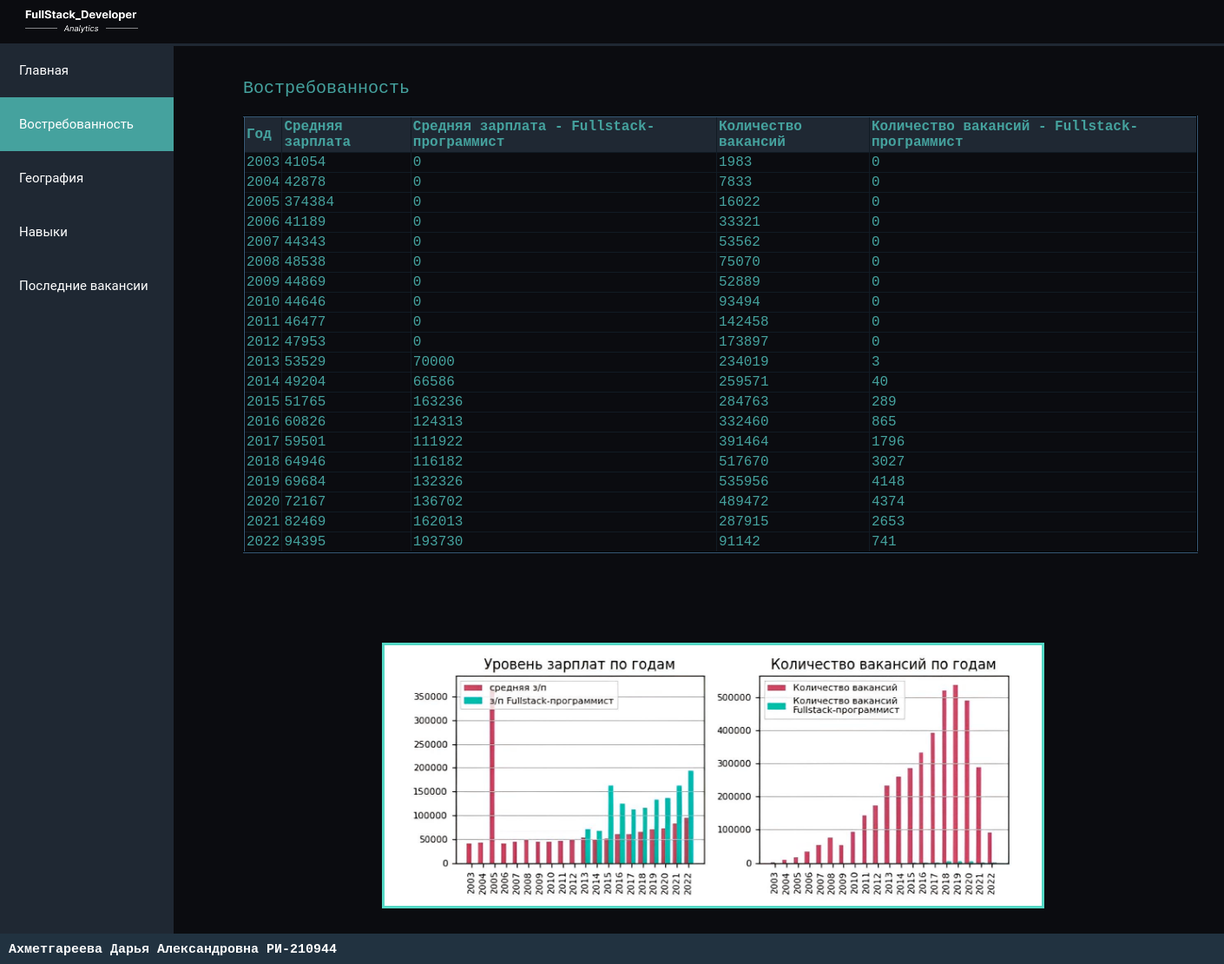
The page /demand/ on the database its author committed.
### extra_app/models.py (models this page shows, shortened)
class DataFullstack(models.Model):
    year = models.CharField('Год', max_length=4)
    average_salary = models.CharField('Средняя зарплата', max_length=8)
    profession_average_salary = models.CharField('Средняя зарплата - Fullstack-программист', max_length=8)
    vacancy_count = models.CharField('Количество вакансий', max_length=8)
    profession_vacancy_count = models.CharField('Количество вакансий - Fullstack-программист', max_length=8)
    class Meta:
        verbose_name = 'Статистика по профессии'
        verbose_name_plural = 'Статистика по профессии'

### extra_app/views.py (the view)
# urls.py: path('demand/', views.get_table_fullstack),
def get_table_fullstack(request):
    profession = DataFullstack.objects.all()
    return render(request, "demand_page.html", {"profession": profession})

### templates/demand_page.html (shortened to what this page needs)
<!DOCTYPE html>
{% load static %}
<html lang="en">
<head>
    <link rel="stylesheet" href="{% static "css/style_demand.css" %}" />
</head>
<body>
 <header>
     <img class = "logo_img" src="{% static "images/logo_img.png" %}" alt="лого" >
     <div class="line_limit_header"></div>
 </header>
    <main>
        <div class="sidebar">
            <a  href="http://127.0.0.1:8000/">Главная</a>
            <a class="active" href="http://127.0.0.1:8000/demand/">Востребованность</a>
            <a href="http://127.0.0.1:8000/geography/">География</a>
            <a href="http://127.0.0.1:8000/skills/">Навыки</a>
            <a href="http://127.0.0.1:8000/latest_vacancies/">Последние вакансии</a>
        </div>
        <table border="2" cellpadding="2.5px" align="left">
        <caption>Востребованность</caption>
        <thead><th>Год</th><th>Средняя зарплата</th><th>Средняя зарплата - Fullstack-программист</th><th>Количество вакансий</th><th>Количество вакансий - Fullstack-программист</th></thead>
        {% for i in profession %}
            <tr>
                <td>{{ i.year }}</td>
                <td>{{ i.average_salary }}</td>
                <td>{{ i.profession_average_salary }}</td>
                <td>{{ i.vacancy_count }}</td>
                <td>{{ i.profession_vacancy_count }}</td>
            </tr>
        {% endfor %}
        </table>
        <img class = "pic" src="{% static "images/salary_graf.png" %}" alt="графики зарплат" >
    </main>
    <footer>
        <h1 class="logo">Ахметгареева Дарья Александровна   РИ-210944</h1>
    </footer>
</body>
</html>

### extra_app/static/css/style_demand.css (style rules this page uses)
html { overflow-x: hidden; }
.line_limit_header { position: absolute; z-index: 1; background-color: #1f2833; color: #1f2833; height: 3px; width: 100%; left: 0; top: 50px; }
.logo_img { position: absolute; width: 130px; left: 29px; top: 9px; }
th { background-color: #1f2833; text-align: left; }
table { text-align: left; position: absolute; border-collapse: collapse; z-index: 1; top: 70px; height: 500px; width: 1100px; background-color: #0b0c10; left: 280px; color: #45a29e; border-color: #111b24; }
caption { caption-side: top; text-align: left; padding: 20px 0; font-size: 20px; }
body { background: #0b0c10; color: #66fcf1; font-family: "Bitstream Vera Sans Mono", Monaco, "Courier New", Courier, monospace; }
main { bottom: 0; }
header { position: fixed; z-index: 2; width: 100%; left: 0; top: 0; height: 50px; background-color: #0b0c10; }
footer { position:fixed; overflow: hidden; z-index: 1; left: 0; bottom: 0; width: 100%; height: 35px; background-color: #213240; }
.logo { margin-left: 10px; color: white; font-size: 15px; }
.sidebar { width: 200px; position: fixed; top: 50px; left: 0; background-color: #1f2833; height: 100%; overflow: auto; }
.sidebar a { display: block; color: white; font-size: 15px; font-family: "Roboto", "Lucida Grande", "DejaVu Sans", "Bitstream Vera Sans", Verdana, Arial, sans-serif; padding: 22px; text-decoration: none; }
.sidebar a.active { background-color: #45a29e; color: white; }
.pic { position: absolute; height: 300px; left: 440px; top: 740px; border: 3px solid #ffae6d; }
img { filter: hue-rotate(137deg); }

### rows shown on the page
DataFullstack: year "2003", average_salary "41054", profession_average_salary "0", vacancy_count "1983", profession_vacancy_count "0"
DataFullstack: year "2004", average_salary "42878", profession_average_salary "0", vacancy_count "7833", profession_vacancy_count "0"
DataFullstack: year "2005", average_salary "374384", profession_average_salary "0", vacancy_count "16022", profession_vacancy_count "0"
DataFullstack: year "2006", average_salary "41189", profession_average_salary "0", vacancy_count "33321", profession_vacancy_count "0"
DataFullstack: year "2007", average_salary "44343", profession_average_salary "0", vacancy_count "53562", profession_vacancy_count "0"
DataFullstack: year "2008", average_salary "48538", profession_average_salary "0", vacancy_count "75070", profession_vacancy_count "0"
DataFullstack: year "2009", average_salary "44869", profession_average_salary "0", vacancy_count "52889", profession_vacancy_count "0"
DataFullstack: year "2010", average_salary "44646", profession_average_salary "0", vacancy_count "93494", profession_vacancy_count "0"
DataFullstack: year "2011", average_salary "46477", profession_average_salary "0", vacancy_count "142458", profession_vacancy_count "0"
DataFullstack: year "2012", average_salary "47953", profession_average_salary "0", vacancy_count "173897", profession_vacancy_count "0"
DataFullstack: year "2013", average_salary "53529", profession_average_salary "70000", vacancy_count "234019", profession_vacancy_count "3"
DataFullstack: year "2014", average_salary "49204", profession_average_salary "66586", vacancy_count "259571", profession_vacancy_count "40"
DataFullstack: year "2015", average_salary "51765", profession_average_salary "163236", vacancy_count "284763", profession_vacancy_count "289"
DataFullstack: year "2016", average_salary "60826", profession_average_salary "124313", vacancy_count "332460", profession_vacancy_count "865"
DataFullstack: year "2017", average_salary "59501", profession_average_salary "111922", vacancy_count "391464", profession_vacancy_count "1796"
DataFullstack: year "2018", average_salary "64946", profession_average_salary "116182", vacancy_count "517670", profession_vacancy_count "3027"
DataFullstack: year "2019", average_salary "69684", profession_average_salary "132326", vacancy_count "535956", profession_vacancy_count "4148"
DataFullstack: year "2020", average_salary "72167", profession_average_salary "136702", vacancy_count "489472", profession_vacancy_count "4374"
DataFullstack: year "2021", average_salary "82469", profession_average_salary "162013", vacancy_count "287915", profession_vacancy_count "2653"
DataFullstack: year "2022", average_salary "94395", profession_average_salary "193730", vacancy_count "91142", profession_vacancy_count "741"
